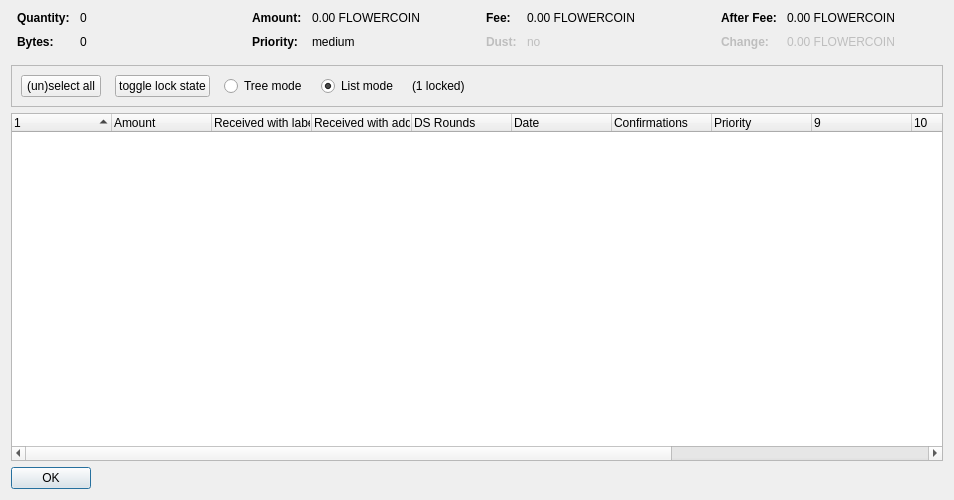
<?xml version="1.0" encoding="UTF-8"?>
<ui version="4.0">
 <class>CoinControlDialog</class>
 <widget class="QDialog" name="CoinControlDialog">
  <property name="geometry">
   <rect>
    <x>0</x>
    <y>0</y>
    <width>954</width>
    <height>500</height>
   </rect>
  </property>
  <property name="windowTitle">
   <string>Coin Selection</string>
  </property>
  <layout class="QVBoxLayout" name="verticalLayout">
   <item>
    <layout class="QHBoxLayout" name="horizontalLayoutTop" stretch="0,0,0,0">
     <property name="topMargin">
      <number>0</number>
     </property>
     <property name="bottomMargin">
      <number>10</number>
     </property>
     <item>
      <layout class="QFormLayout" name="formLayoutCoinControl1">
       <property name="horizontalSpacing">
        <number>10</number>
       </property>
       <property name="verticalSpacing">
        <number>10</number>
       </property>
       <property name="leftMargin">
        <number>6</number>
       </property>
       <property name="rightMargin">
        <number>6</number>
       </property>
       <item row="0" column="0">
        <widget class="QLabel" name="labelCoinControlQuantityText">
         <property name="font">
          <font>
           <weight>75</weight>
           <bold>true</bold>
          </font>
         </property>
         <property name="text">
          <string>Quantity:</string>
         </property>
        </widget>
       </item>
       <item row="0" column="1">
        <widget class="QLabel" name="labelCoinControlQuantity">
         <property name="cursor">
          <cursorShape>IBeamCursor</cursorShape>
         </property>
         <property name="contextMenuPolicy">
          <enum>Qt::ActionsContextMenu</enum>
         </property>
         <property name="text">
          <string notr="true">0</string>
         </property>
         <property name="textInteractionFlags">
          <set>Qt::LinksAccessibleByMouse|Qt::TextSelectableByKeyboard|Qt::TextSelectableByMouse</set>
         </property>
        </widget>
       </item>
       <item row="1" column="0">
        <widget class="QLabel" name="labelCoinControlBytesText">
         <property name="font">
          <font>
           <weight>75</weight>
           <bold>true</bold>
          </font>
         </property>
         <property name="text">
          <string>Bytes:</string>
         </property>
        </widget>
       </item>
       <item row="1" column="1">
        <widget class="QLabel" name="labelCoinControlBytes">
         <property name="cursor">
          <cursorShape>IBeamCursor</cursorShape>
         </property>
         <property name="contextMenuPolicy">
          <enum>Qt::ActionsContextMenu</enum>
         </property>
         <property name="text">
          <string notr="true">0</string>
         </property>
         <property name="textInteractionFlags">
          <set>Qt::LinksAccessibleByMouse|Qt::TextSelectableByKeyboard|Qt::TextSelectableByMouse</set>
         </property>
        </widget>
       </item>
      </layout>
     </item>
     <item>
      <layout class="QFormLayout" name="formLayoutCoinControl2">
       <property name="horizontalSpacing">
        <number>10</number>
       </property>
       <property name="verticalSpacing">
        <number>10</number>
       </property>
       <property name="leftMargin">
        <number>6</number>
       </property>
       <property name="rightMargin">
        <number>6</number>
       </property>
       <item row="0" column="0">
        <widget class="QLabel" name="labelCoinControlAmountText">
         <property name="font">
          <font>
           <weight>75</weight>
           <bold>true</bold>
          </font>
         </property>
         <property name="text">
          <string>Amount:</string>
         </property>
        </widget>
       </item>
       <item row="0" column="1">
        <widget class="QLabel" name="labelCoinControlAmount">
         <property name="cursor">
          <cursorShape>IBeamCursor</cursorShape>
         </property>
         <property name="contextMenuPolicy">
          <enum>Qt::ActionsContextMenu</enum>
         </property>
         <property name="text">
          <string notr="true">0.00 FLOWERCOIN</string>
         </property>
         <property name="textInteractionFlags">
          <set>Qt::LinksAccessibleByMouse|Qt::TextSelectableByKeyboard|Qt::TextSelectableByMouse</set>
         </property>
        </widget>
       </item>
       <item row="1" column="0">
        <widget class="QLabel" name="labelCoinControlPriorityText">
         <property name="font">
          <font>
           <weight>75</weight>
           <bold>true</bold>
          </font>
         </property>
         <property name="text">
          <string>Priority:</string>
         </property>
        </widget>
       </item>
       <item row="1" column="1">
        <widget class="QLabel" name="labelCoinControlPriority">
         <property name="cursor">
          <cursorShape>IBeamCursor</cursorShape>
         </property>
         <property name="contextMenuPolicy">
          <enum>Qt::ActionsContextMenu</enum>
         </property>
         <property name="text">
          <string>medium</string>
         </property>
         <property name="textInteractionFlags">
          <set>Qt::LinksAccessibleByMouse|Qt::TextSelectableByKeyboard|Qt::TextSelectableByMouse</set>
         </property>
        </widget>
       </item>
      </layout>
     </item>
     <item>
      <layout class="QFormLayout" name="formLayoutCoinControl3">
       <property name="horizontalSpacing">
        <number>10</number>
       </property>
       <property name="verticalSpacing">
        <number>10</number>
       </property>
       <property name="leftMargin">
        <number>6</number>
       </property>
       <property name="rightMargin">
        <number>6</number>
       </property>
       <item row="0" column="0">
        <widget class="QLabel" name="labelCoinControlFeeText">
         <property name="font">
          <font>
           <weight>75</weight>
           <bold>true</bold>
          </font>
         </property>
         <property name="text">
          <string>Fee:</string>
         </property>
        </widget>
       </item>
       <item row="0" column="1">
        <widget class="QLabel" name="labelCoinControlFee">
         <property name="cursor">
          <cursorShape>IBeamCursor</cursorShape>
         </property>
         <property name="contextMenuPolicy">
          <enum>Qt::ActionsContextMenu</enum>
         </property>
         <property name="text">
          <string notr="true">0.00 FLOWERCOIN</string>
         </property>
         <property name="textInteractionFlags">
          <set>Qt::LinksAccessibleByMouse|Qt::TextSelectableByKeyboard|Qt::TextSelectableByMouse</set>
         </property>
        </widget>
       </item>
       <item row="1" column="0">
        <widget class="QLabel" name="labelCoinControlLowOutputText">
         <property name="enabled">
          <bool>false</bool>
         </property>
         <property name="font">
          <font>
           <weight>75</weight>
           <bold>true</bold>
          </font>
         </property>
         <property name="text">
          <string>Dust:</string>
         </property>
        </widget>
       </item>
       <item row="1" column="1">
        <widget class="QLabel" name="labelCoinControlLowOutput">
         <property name="enabled">
          <bool>false</bool>
         </property>
         <property name="cursor">
          <cursorShape>IBeamCursor</cursorShape>
         </property>
         <property name="contextMenuPolicy">
          <enum>Qt::ActionsContextMenu</enum>
         </property>
         <property name="text">
          <string>no</string>
         </property>
         <property name="textInteractionFlags">
          <set>Qt::LinksAccessibleByMouse|Qt::TextSelectableByKeyboard|Qt::TextSelectableByMouse</set>
         </property>
        </widget>
       </item>
      </layout>
     </item>
     <item>
      <layout class="QFormLayout" name="formLayoutCoinControl4">
       <property name="horizontalSpacing">
        <number>10</number>
       </property>
       <property name="verticalSpacing">
        <number>10</number>
       </property>
       <property name="leftMargin">
        <number>6</number>
       </property>
       <property name="rightMargin">
        <number>6</number>
       </property>
       <item row="0" column="0">
        <widget class="QLabel" name="labelCoinControlAfterFeeText">
         <property name="font">
          <font>
           <weight>75</weight>
           <bold>true</bold>
          </font>
         </property>
         <property name="text">
          <string>After Fee:</string>
         </property>
        </widget>
       </item>
       <item row="0" column="1">
        <widget class="QLabel" name="labelCoinControlAfterFee">
         <property name="cursor">
          <cursorShape>IBeamCursor</cursorShape>
         </property>
         <property name="contextMenuPolicy">
          <enum>Qt::ActionsContextMenu</enum>
         </property>
         <property name="text">
          <string notr="true">0.00 FLOWERCOIN</string>
         </property>
         <property name="textInteractionFlags">
          <set>Qt::LinksAccessibleByMouse|Qt::TextSelectableByKeyboard|Qt::TextSelectableByMouse</set>
         </property>
        </widget>
       </item>
       <item row="1" column="0">
        <widget class="QLabel" name="labelCoinControlChangeText">
         <property name="enabled">
          <bool>false</bool>
         </property>
         <property name="font">
          <font>
           <weight>75</weight>
           <bold>true</bold>
          </font>
         </property>
         <property name="text">
          <string>Change:</string>
         </property>
        </widget>
       </item>
       <item row="1" column="1">
        <widget class="QLabel" name="labelCoinControlChange">
         <property name="enabled">
          <bool>false</bool>
         </property>
         <property name="cursor">
          <cursorShape>IBeamCursor</cursorShape>
         </property>
         <property name="contextMenuPolicy">
          <enum>Qt::ActionsContextMenu</enum>
         </property>
         <property name="text">
          <string notr="true">0.00 FLOWERCOIN</string>
         </property>
         <property name="textInteractionFlags">
          <set>Qt::LinksAccessibleByMouse|Qt::TextSelectableByKeyboard|Qt::TextSelectableByMouse</set>
         </property>
        </widget>
       </item>
      </layout>
     </item>
    </layout>
   </item>
   <item>
    <widget class="QFrame" name="frame">
     <property name="minimumSize">
      <size>
       <width>0</width>
       <height>40</height>
      </size>
     </property>
     <property name="frameShape">
      <enum>QFrame::StyledPanel</enum>
     </property>
     <property name="frameShadow">
      <enum>QFrame::Sunken</enum>
     </property>
     <layout class="QHBoxLayout" name="horizontalLayout">
      <item>
       <layout class="QHBoxLayout" name="horizontalLayoutPanel" stretch="0,0,0,0,0,0">
        <property name="spacing">
         <number>14</number>
        </property>
        <item>
         <widget class="QPushButton" name="pushButtonSelectAll">
          <property name="sizePolicy">
           <sizepolicy hsizetype="Maximum" vsizetype="Fixed">
            <horstretch>0</horstretch>
            <verstretch>0</verstretch>
           </sizepolicy>
          </property>
          <property name="text">
           <string>(un)select all</string>
          </property>
          <property name="autoDefault">
           <bool>false</bool>
          </property>
         </widget>
        </item>
        <item>
         <widget class="QPushButton" name="pushButtonToggleLock">
          <property name="sizePolicy">
           <sizepolicy hsizetype="Maximum" vsizetype="Fixed">
            <horstretch>0</horstretch>
            <verstretch>0</verstretch>
           </sizepolicy>
          </property>
          <property name="text">
           <string>toggle lock state</string>
          </property>
          <property name="autoDefault">
           <bool>false</bool>
          </property>
         </widget>
        </item>
        <item>
         <widget class="QRadioButton" name="radioTreeMode">
          <property name="sizePolicy">
           <sizepolicy hsizetype="Maximum" vsizetype="Fixed">
            <horstretch>0</horstretch>
            <verstretch>0</verstretch>
           </sizepolicy>
          </property>
          <property name="text">
           <string>Tree mode</string>
          </property>
         </widget>
        </item>
        <item>
         <widget class="QRadioButton" name="radioListMode">
          <property name="sizePolicy">
           <sizepolicy hsizetype="Maximum" vsizetype="Fixed">
            <horstretch>0</horstretch>
            <verstretch>0</verstretch>
           </sizepolicy>
          </property>
          <property name="text">
           <string>List mode</string>
          </property>
          <property name="checked">
           <bool>true</bool>
          </property>
         </widget>
        </item>
        <item>
         <widget class="QLabel" name="labelLocked">
          <property name="text">
           <string>(1 locked)</string>
          </property>
         </widget>
        </item>
        <item>
         <spacer name="horizontalSpacer">
          <property name="orientation">
           <enum>Qt::Horizontal</enum>
          </property>
          <property name="sizeHint" stdset="0">
           <size>
            <width>40</width>
            <height>20</height>
           </size>
          </property>
         </spacer>
        </item>
       </layout>
      </item>
     </layout>
    </widget>
   </item>
   <item>
    <widget class="CoinControlTreeWidget" name="treeWidget">
     <property name="contextMenuPolicy">
      <enum>Qt::CustomContextMenu</enum>
     </property>
     <property name="sortingEnabled">
      <bool>false</bool>
     </property>
     <property name="columnCount">
      <number>13</number>
     </property>
     <attribute name="headerShowSortIndicator" stdset="0">
      <bool>true</bool>
     </attribute>
     <attribute name="headerStretchLastSection">
      <bool>false</bool>
     </attribute>
     <column>
      <property name="text">
       <string/>
      </property>
     </column>
     <column>
      <property name="text">
       <string>Amount</string>
      </property>
     </column>
     <column>
      <property name="text">
       <string>Received with label</string>
      </property>
     </column>
     <column>
      <property name="text">
       <string>Received with address</string>
      </property>
     </column>
     <column>
      <property name="text">
       <string>DS Rounds</string>
      </property>
     </column>
     <column>
      <property name="text">
       <string>Date</string>
      </property>
     </column>
     <column>
      <property name="text">
       <string>Confirmations</string>
      </property>
      <property name="toolTip">
       <string>Confirmed</string>
      </property>
     </column>
     <column>
      <property name="text">
       <string>Priority</string>
      </property>
     </column>
     <column>
      <property name="text">
       <string/>
      </property>
     </column>
     <column>
      <property name="text">
       <string/>
      </property>
     </column>
     <column>
      <property name="text">
       <string/>
      </property>
     </column>
     <column>
      <property name="text">
       <string/>
      </property>
     </column>
     <column>
      <property name="text">
       <string/>
      </property>
     </column>
    </widget>
   </item>
   <item>
    <widget class="QDialogButtonBox" name="buttonBox">
     <property name="sizePolicy">
      <sizepolicy hsizetype="Maximum" vsizetype="Fixed">
       <horstretch>0</horstretch>
       <verstretch>0</verstretch>
      </sizepolicy>
     </property>
     <property name="orientation">
      <enum>Qt::Horizontal</enum>
     </property>
     <property name="standardButtons">
      <set>QDialogButtonBox::Ok</set>
     </property>
    </widget>
   </item>
  </layout>
 </widget>
 <customwidgets>
  <customwidget>
   <class>CoinControlTreeWidget</class>
   <extends>QTreeWidget</extends>
   <header>coincontroltreewidget.h</header>
  </customwidget>
 </customwidgets>
 <resources/>
 <connections/>
</ui>
